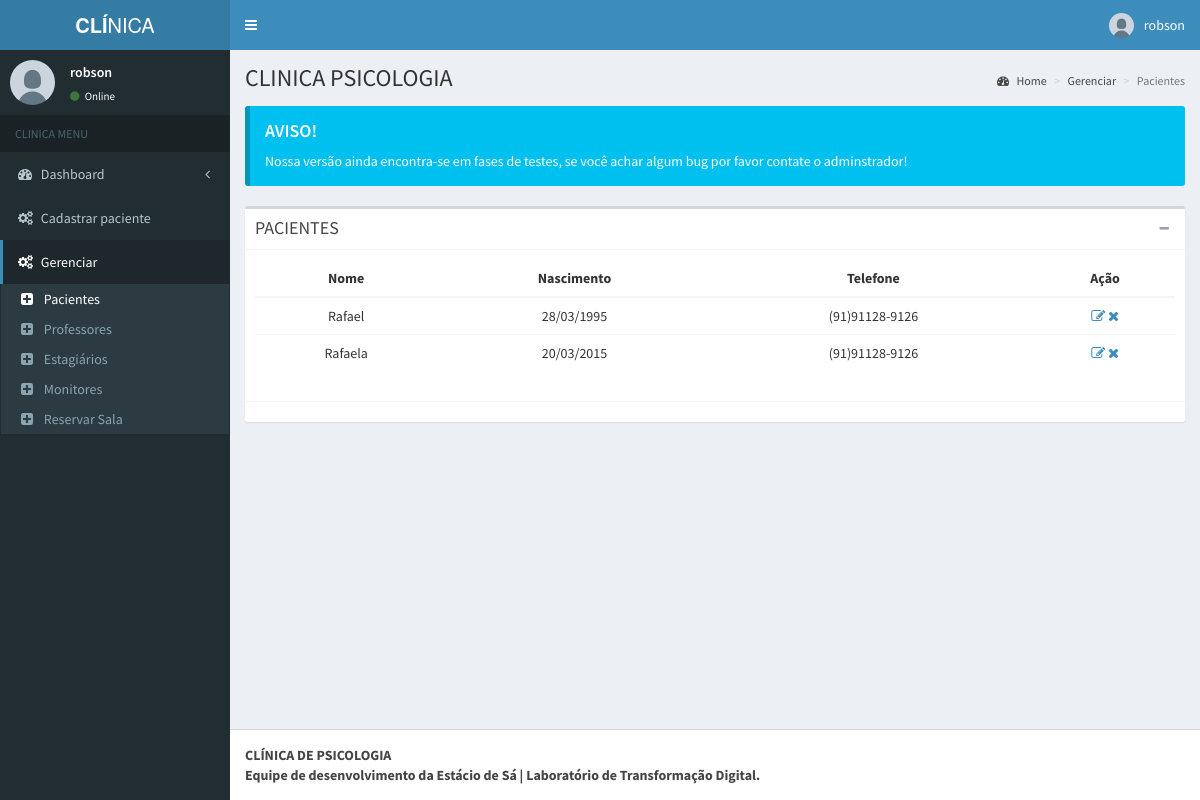
The app's page /admin/pages/layout/pacientes.php (signed in) with its own data.
### tables this page shows
CREATE TABLE `tbl_paciente` (
  `id` int(11) UNSIGNED NOT NULL,
  `nome` varchar(150) NOT NULL,
  `nascimento` date NOT NULL,
  `rg` int(11) NOT NULL,
  `cpf` int(11) NOT NULL,
  `id_genero` int(11) UNSIGNED NOT NULL,
  `id_contato` int(11) UNSIGNED NOT NULL,
  `id_escolaridade` int(11) UNSIGNED NOT NULL,
  `id_profissao` int(11) UNSIGNED NOT NULL,
  `id_renda_familiar` int(11) UNSIGNED NOT NULL,
  `id_estado_civil` int(11) UNSIGNED NOT NULL,
  `id_endereco` int(11) UNSIGNED NOT NULL,
  `id_maturidade` int(11) NOT NULL,
  `nome_responsavel` varchar(255) NOT NULL
);

CREATE TABLE `tbl_contato` (
  `id` int(11) UNSIGNED NOT NULL,
  `email` varchar(50) NOT NULL,
  `telefone` varchar(20) NOT NULL
);

### admin/pages/layout/pacientes.php (the view, shortened to what this page needs)
<?php
    include('../../../db/conexao.php');
?>
<!DOCTYPE html>
<html>
  <head>
    <link rel="stylesheet" href="../../bootstrap/css/bootstrap.min.css">
    <link rel="stylesheet" href="https://maxcdn.bootstrapcdn.com/font-awesome/4.4.0/css/font-awesome.min.css">
    <link rel="stylesheet" href="https://code.ionicframework.com/ionicons/2.0.1/css/ionicons.min.css">
    <link rel="stylesheet" href="../../dist/css/AdminLTE.min.css">
    <link rel="stylesheet" href="../../dist/css/skins/_all-skins.min.css">
  <body class="hold-transition skin-blue fixed sidebar-mini">
    <div class="wrapper">
      <header class="main-header">
        <a href="../../index.php" class="logo">
          <span class="logo-lg"><b>CLÍ</b>NICA</span>
        </a>
        <nav class="navbar navbar-static-top" role="navigation">
          <a href="#" class="sidebar-toggle" data-toggle="offcanvas" role="button">
          </a>
          <div class="navbar-custom-menu">
            <ul class="nav navbar-nav">
              <li class="dropdown user user-menu">
                <a href="#" class="dropdown-toggle" data-toggle="dropdown">
                  <img src="../../dist/img/user.jpg" class="user-image" alt="User Image">
                  <span class="hidden-xs"><?php echo $_SESSION['nome']; ?></span>
                </a>
              </li>
            </ul>
          </div>
        </nav>
      </header>
      <aside class="main-sidebar">
        <section class="sidebar">
          <div class="user-panel">
            <div class="pull-left image">
              <img src="../../dist/img/user.jpg" class="img-circle" alt="User Image">
            </div>
            <div class="pull-left info">
              <p><?php echo $_SESSION['nome']; ?></p>
              <a href="#"><i class="fa fa-circle text-success"></i> Online</a>
            </div>
          </div>
          <ul class="sidebar-menu">
            <li class="header">CLINICA MENU</li>
            <li class="treeview">
              <a href="#">
                <i class="fa fa-dashboard"></i> <span>Dashboard</span> <i class="fa fa-angle-left pull-right"></i>
              </a>
            </li>
            <li class="treeview">
              <a href="#">
                <i class="fa fa-gears"></i>
                <span>Cadastrar paciente</span>
              </a>
            </li>
            <li class="treeview active">
              <a href="#">
                <i class="fa fa-gears"></i>
                <span>Gerenciar</span>
              </a>
              <ul class="treeview-menu">
                <li class="active"><a href="pacientes.php"><i class="fa fa-plus-square"></i> Pacientes</a></li>
                <li><a href="professores.php"><i class="fa fa-plus-square"></i> Professores</a></li>
                <li><a href="terapeutas.php"><i class="fa fa-plus-square"></i> Estagiários</a></li>
                <li><a href="monitor.php"><i class="fa fa-plus-square"></i> Monitores</a></li>
                <li><a href="../reserva_sala/reservar-sala-segunda.php"><i class="fa fa-plus-square"></i> Reservar Sala</a></li>
              </ul>
            </li>
      </aside>
      <div class="content-wrapper">
        <section class="content-header">
          <h1>
            CLINICA PSICOLOGIA
          </h1>
          <ol class="breadcrumb">
            <li><a href="../../../index.php"><i class="fa fa-dashboard"></i> Home</a></li>
            <li><a href="#">Gerenciar</a></li>
            <li class="active">Pacientes</li>
          </ol>
        </section>
        <section class="content">
          <div class="callout callout-info">
            <h4>AVISO!</h4>
            <p>Nossa versão ainda encontra-se em fases de testes, se você achar algum bug por favor contate o adminstrador!</p>
          </div>
          <div class="box">
            <div class="box-header with-border">
              <h3 class="box-title">PACIENTES</h3>
              <div class="box-tools pull-right">
                <button class="btn btn-box-tool" data-widget="collapse" data-toggle="tooltip" title="Collapse"><i class="fa fa-minus"></i></button>
              </div>
            </div>
            <div class="box-body">
  <div>
    <table class="table table-hover text-center">
      <thead class="table-dark">
        <tr>
          <th scope="col">Nome</th>
          <th scope="col">Nascimento</th>
          <th scope="col">Telefone</th>
          <th scope="col">Ação</th>
        </tr>
      </thead>
      <tbody>
        <?php
            $sql = "SELECT p.id, p.nome, p.cpf, p.nascimento, c.telefone FROM tbl_paciente p INNER JOIN tbl_contato c ON p.id_contato = c.id";
            $result = mysqli_query($mysqli, $sql);
            while ($row = mysqli_fetch_assoc($result)) {
        ?>
            <tr>
                <td><?php echo $row["nome"] ?></td>
                <td><?php echo date('d/m/Y', strtotime($row["nascimento"])) ?></td>
                <td><?php echo $row["telefone"] ?></td>
                <td>
                <a href="edit.php?id=<?php echo $row["id"] ?>" class="link-dark"><i class="fa fa-edit"></i></a>
                <a href="delete/delete-paciente.php?id=<?php echo $row["id"] ?>" class="link-dark"><i class="fa fa-remove"></i></a>
                </td>
            </tr>
        <?php
            }
        ?>
      </tbody>
    </table>
  </div>
            </div>
            <div class="box-footer">
            </div>
          </div>
        </section>
      </div>
      <footer class="main-footer">
        <strong>CLÍNICA DE PSICOLOGIA <br> Equipe de desenvolvimento da Estácio de Sá | Laboratório de Transformação Digital.</strong>
      </footer>
    </div>
  </body>
</html>

### records on screen
tbl_paciente: nome "Rafael", nascimento "28/03/1995", id_contato.telefone "(91)91128-9126"
tbl_paciente: nome "Rafaela", nascimento "20/03/2015", id_contato.telefone "(91)91128-9126"

### other values on screen
$_SESSION['nome'] "robson"
